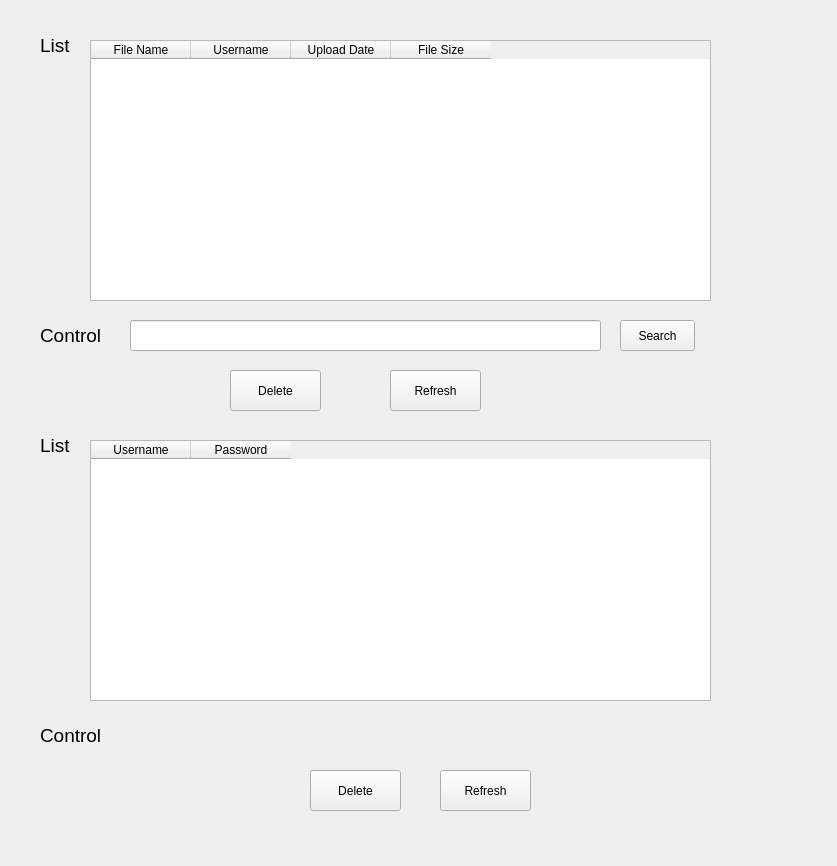
<?xml version="1.0" encoding="UTF-8"?>
<ui version="4.0">
 <class>ServerDashboard</class>
 <widget class="QWidget" name="ServerDashboard">
  <property name="geometry">
   <rect>
    <x>0</x>
    <y>0</y>
    <width>837</width>
    <height>866</height>
   </rect>
  </property>
  <property name="windowTitle">
   <string>Form</string>
  </property>
  <widget class="QLabel" name="label">
   <property name="geometry">
    <rect>
     <x>40</x>
     <y>30</y>
     <width>51</width>
     <height>31</height>
    </rect>
   </property>
   <property name="font">
    <font>
     <pointsize>14</pointsize>
    </font>
   </property>
   <property name="text">
    <string>List</string>
   </property>
  </widget>
  <widget class="QTableWidget" name="tableFile">
   <property name="geometry">
    <rect>
     <x>90</x>
     <y>40</y>
     <width>621</width>
     <height>261</height>
    </rect>
   </property>
   <column>
    <property name="text">
     <string>File Name</string>
    </property>
   </column>
   <column>
    <property name="text">
     <string>Username</string>
    </property>
   </column>
   <column>
    <property name="text">
     <string>Upload Date</string>
    </property>
   </column>
   <column>
    <property name="text">
     <string>File Size</string>
    </property>
   </column>
  </widget>
  <widget class="QLabel" name="label_2">
   <property name="geometry">
    <rect>
     <x>40</x>
     <y>320</y>
     <width>81</width>
     <height>31</height>
    </rect>
   </property>
   <property name="font">
    <font>
     <pointsize>14</pointsize>
    </font>
   </property>
   <property name="text">
    <string>Control</string>
   </property>
  </widget>
  <widget class="QPushButton" name="buttonDeleteFile">
   <property name="geometry">
    <rect>
     <x>230</x>
     <y>370</y>
     <width>91</width>
     <height>41</height>
    </rect>
   </property>
   <property name="text">
    <string>Delete</string>
   </property>
  </widget>
  <widget class="QPushButton" name="buttonSearchFile">
   <property name="geometry">
    <rect>
     <x>620</x>
     <y>320</y>
     <width>75</width>
     <height>31</height>
    </rect>
   </property>
   <property name="text">
    <string>Search</string>
   </property>
  </widget>
  <widget class="QLineEdit" name="editSearchFile">
   <property name="geometry">
    <rect>
     <x>130</x>
     <y>320</y>
     <width>471</width>
     <height>31</height>
    </rect>
   </property>
  </widget>
  <widget class="QTableWidget" name="tableUser">
   <property name="geometry">
    <rect>
     <x>90</x>
     <y>440</y>
     <width>621</width>
     <height>261</height>
    </rect>
   </property>
   <column>
    <property name="text">
     <string>Username</string>
    </property>
   </column>
   <column>
    <property name="text">
     <string>Password</string>
    </property>
   </column>
  </widget>
  <widget class="QPushButton" name="buttonDeleteUser">
   <property name="geometry">
    <rect>
     <x>310</x>
     <y>770</y>
     <width>91</width>
     <height>41</height>
    </rect>
   </property>
   <property name="text">
    <string>Delete</string>
   </property>
  </widget>
  <widget class="QLabel" name="label_3">
   <property name="geometry">
    <rect>
     <x>40</x>
     <y>430</y>
     <width>51</width>
     <height>31</height>
    </rect>
   </property>
   <property name="font">
    <font>
     <pointsize>14</pointsize>
    </font>
   </property>
   <property name="text">
    <string>List</string>
   </property>
  </widget>
  <widget class="QLabel" name="label_4">
   <property name="geometry">
    <rect>
     <x>40</x>
     <y>720</y>
     <width>81</width>
     <height>31</height>
    </rect>
   </property>
   <property name="font">
    <font>
     <pointsize>14</pointsize>
    </font>
   </property>
   <property name="text">
    <string>Control</string>
   </property>
  </widget>
  <widget class="QPushButton" name="buttonRefreshFile">
   <property name="geometry">
    <rect>
     <x>390</x>
     <y>370</y>
     <width>91</width>
     <height>41</height>
    </rect>
   </property>
   <property name="text">
    <string>Refresh</string>
   </property>
  </widget>
  <widget class="QPushButton" name="buttonRefreshUser">
   <property name="geometry">
    <rect>
     <x>440</x>
     <y>770</y>
     <width>91</width>
     <height>41</height>
    </rect>
   </property>
   <property name="text">
    <string>Refresh</string>
   </property>
  </widget>
 </widget>
 <resources/>
 <connections/>
</ui>
